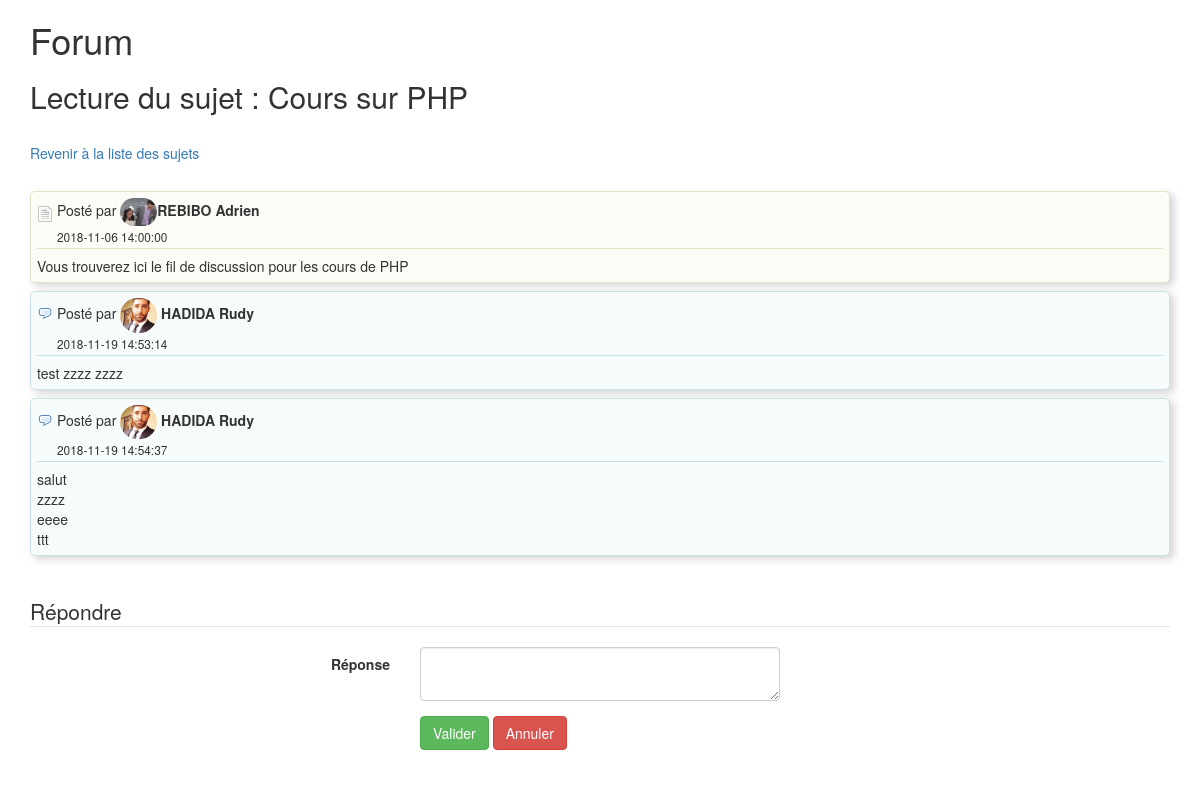
/index.php?action=displaysubject&id=1 (signed in), run on the app's committed database.
### tables this page shows
CREATE TABLE `subject` (
`id` int(11) NOT NULL,
  `title` varchar(255) NOT NULL,
  `date` datetime NOT NULL,
  `question` text NOT NULL,
  `id_member` int(11) NOT NULL
);

CREATE TABLE `member` (
`id` int(11) NOT NULL,
  `name` varchar(255) NOT NULL,
  `firstname` varchar(255) NOT NULL,
  `login` varchar(255) NOT NULL,
  `password` varchar(255) NOT NULL,
  `profil_pic` varchar(255) DEFAULT NULL
);

CREATE TABLE `answer` (
`id` int(11) NOT NULL,
  `date` datetime NOT NULL,
  `comment` text NOT NULL,
  `id_subject` int(11) NOT NULL,
  `id_member` int(11) NOT NULL
);

### controller/forumController.php (called while the page is built, shortened)
<?php
function displaysubject() {
    if (isset($_GET['id'])) {
        $subjectManager = new SubjectManager;
        $subject = $subjectManager->get_subject_by_id($_GET['id']);
        if (empty($subject)) {
            throw new Exception('Ce sujet n\'existe pas');
        } else {
            $answerManager = new AnswerManager;
            $answers = $answerManager->getAnswerByIdSubject($_GET['id']);
        }
    } else {
        throw new Exception('Aucun id de sujet dans l\'url');
    }
    include('view/subject.php');
}

### model/SubjectManager.php (called while the page is built, shortened)
<?php
class SubjectManager extends Manager
{
    public function get_subject_by_id($id) {
        $bdd = $this->dbConnect();
        $requete = $bdd->prepare('SELECT * FROM subject WHERE id = ?');
        $requete->execute(array($id));
        return $requete->fetch();
    }
}

### model/MemberManager.php (called while the page is built, shortened)
<?php
class MemberManager extends Manager
{
    public function get_member_by_id($id_member) {
        $bdd = $this->dbConnect();
        $requete = $bdd->prepare('SELECT * FROM member where id = ?');
        $requete->execute(array($id_member));
        return $requete->fetch();
    }
}

### model/AnswerManager.php (called while the page is built, shortened)
<?php
class AnswerManager extends Manager
{
    public function getAnswerByIdSubject($id_subject) {
        $bdd = $this->dbConnect();
        $requete = $bdd->prepare('SELECT * FROM answer WHERE id_subject = ?');
        $requete->execute(array($id_subject));
        return $requete;
    }
}

### view/subject.php (the view, shortened to what this page needs)
<?php
$memberManager = new MemberManager;
?>
<h2>Lecture du sujet : <?= $subject['title'] ?></h2>
<br>
<a href="index.php?action=home">Revenir à la liste des sujets</a>
<br>
<br>
    <div class="row">
        <div class="col-md-12">
            <div class="post">
                <div class="post-info">
                    Posté par <img class="img_user" src="public/img/<?= $subject['id_member'] ?>/<?= $memberManager->get_member_by_id($subject['id_member'])['profil_pic'] ?>"><strong><?= $memberManager->get_member_by_id($subject['id_member'])['name'].' '.$memberManager->get_member_by_id($subject['id_member'])['firstname'] ?></strong>
                    &nbsp;&nbsp;<br>
                    <small><?= $subject['date'] ?></small>
                </div>
                <div>
                    <?= $subject['question'] ?>
                </div>
            </div>
            <?php
                while ($answer = $answers->fetch()) {
            ?>
                    <div class="post-answer">
                        <div class="post-answer-info">
                            Posté par <img class="img_user" src="public/img/<?= $answer['id_member'] ?>/<?= $memberManager->get_member_by_id($answer['id_member'])['profil_pic'] ?>"> <strong><?= $memberManager->get_member_by_id($answer['id_member'])['name'].' '.$memberManager->get_member_by_id($answer['id_member'])['firstname'] ?></strong>
                            <br>
                            <small><?= $answer['date'] ?></small>
                        </div>
                        <div>
                            <?= $answer['comment'] ?>
                        </div>
                    </div>
            <?php
                }
            ?>
            <br><br>
            <form method="POST" class="form-horizontal" action="index.php?action=displaysubject&id=<?= $subject['id'] ?>">
                <fieldset>
                    <legend>Répondre</legend>
                    <div class="form-group">
                        <label class="col-md-4 control-label" for="reponse">Réponse</label>
                        <div class="col-md-4">
                            <textarea class="form-control" id="reponse" name="reponse"></textarea>
                        </div>
                    </div>
                    <div class="form-group">
                        <label class="col-md-4 control-label" for="button1id"></label>
                        <div class="col-md-8">
                            <button type="input" name="validate_answer" class="btn btn-success">Valider</button>
                            <button type="input" name="cancel_answer" class="btn btn-danger">Annuler</button>
                        </div>
                    </div>
                </fieldset>
            </form>
        </div>
    </div>
<?php
include ('template.php');

### public/css/style.css (style rules this page uses)
.post { background-color: #FCFBF6; border: 1px solid #E3E3C8; }
.post, .post-answer, .post-preview { padding: 6px; margin-top: 8px; color: #333; border-radius: 5px; box-shadow: 4px 3px 9px lightgrey; }
.post-info, .post-answer-info { padding-bottom: 2px; margin-bottom: 7px; padding-left: 20px; }
.post-info { background: url(../img/page_white_text.png) 0 8px no-repeat; border-bottom: 1px solid #E3E3C8; }
.post-answer { background-color: #F6FBFC; border: 1px solid #C8E3E3; }
.post-answer-info { background: url(../img/comment.png) 0 8px no-repeat; border-bottom: 1px solid #C8E3E3; }
.img_user { width: 37px; border-radius: 43px; }

### data on the page
subject: title "Cours sur PHP", id_member.profil_pic (picture), id_member.name "REBIBO", id_member.firstname "Adrien", date "2018-11-06 14:00:00", question "Vous trouverez ici le fil de discussion pour les cours de PHP"
answer: id_member.profil_pic (picture), id_member.name "HADIDA", id_member.firstname "Rudy", date "2018-11-19 14:53:14", comment "test zzzz zzzz"
answer: id_member.profil_pic (picture), id_member.name "HADIDA", id_member.firstname "Rudy", date "2018-11-19 14:54:37", comment "salut zzzz eeee ttt"
